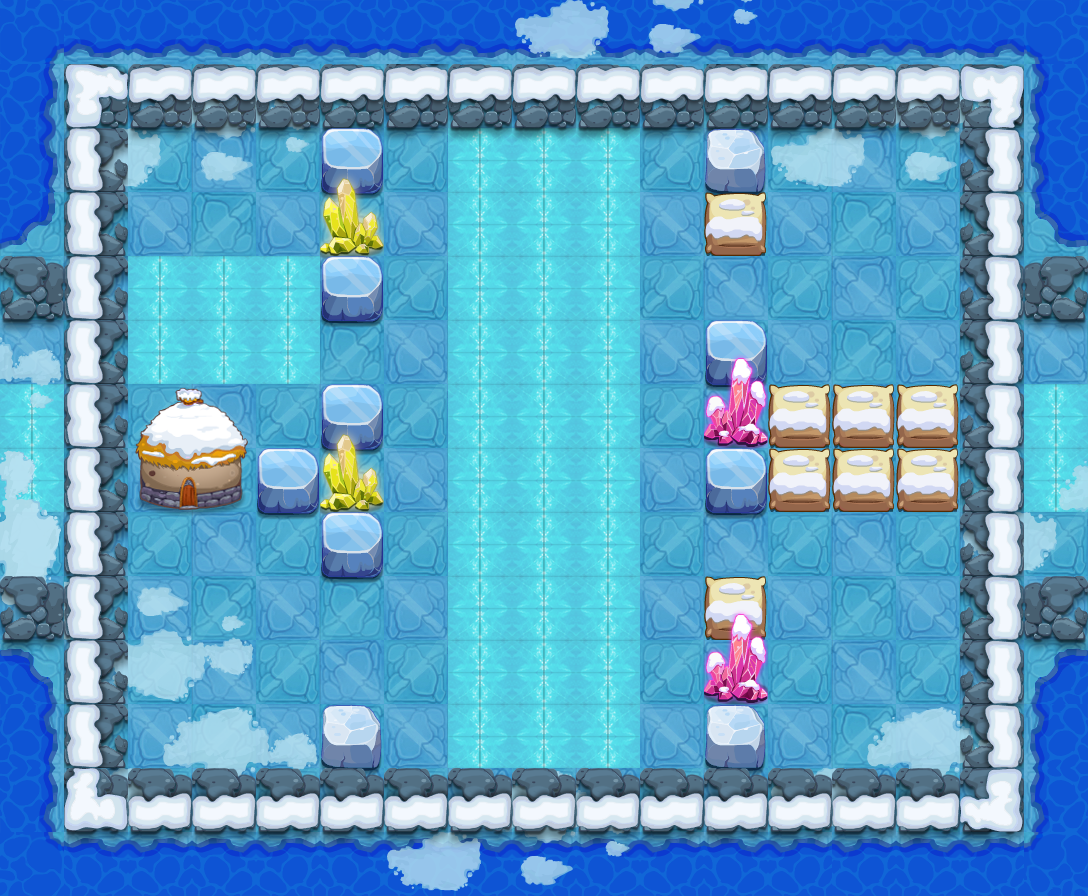

Tiled map render using the project's own tile images. Description and the map definition, with tile-layer contents summarised, below:
An orthogonal 17x14 tile map with 64x64 px tiles, 11 tile layers (PASS, 块层 2, 块层 17, 块层 16, ...) and 12 objects (8x TRAP, 3x bybjx1, PLAYER).

<map version="1.0" orientation="orthogonal" width="17" height="14" tilewidth="64" tileheight="64">
 <properties>
  <property name="DESTRY1" value="96" />
  <property name="DESTRY2" value="98" />
  <property name="DESTRY3" value="219" />
  <property name="DESTRY4" value="119" />
  <property name="DESTRY_COUNT" value="4" />
  <property name="EXP" value="1340" />
  <property name="ITEM" value="D053" />
  <property name="LOSE_SCRIPT" value="" />
  <property name="MONEY" value="2010" />
  <property name="START_SCRIPT" value="" />
  <property name="WIN_SCRIPT" value="" />
 </properties>
 <tileset firstgid="1" name="jdbl2" tilewidth="64" tileheight="64">
  <image source="jdbl2-hd.png" width="1000" height="1000" />
 </tileset>
 <layer name="PASS" width="17" height="14">
  <data>[238 cells, 134 non-empty, 10 distinct tile ids]</data>
 </layer>
 <layer name="块层 2" width="17" height="14">
  <data>[238 cells, 152 non-empty, 13 distinct tile ids]</data>
 </layer>
 <layer name="块层 17" width="17" height="14">
  <data>[238 cells, 42 non-empty, 8 distinct tile ids]</data>
 </layer>
 <layer name="块层 16" width="17" height="14">
  <data>[238 cells, 72 non-empty, 7 distinct tile ids]</data>
 </layer>
 <layer name="块层 3" width="17" height="14">
  <data>[238 cells, 54 non-empty, 1 distinct tile ids]</data>
 </layer>
 <layer name="块层 4" width="17" height="14">
  <data>[238 cells, 50 non-empty, 2 distinct tile ids]</data>
 </layer>
 <layer name="块层 5" width="17" height="14">
  <data>[238 cells, 24 non-empty, 7 distinct tile ids]</data>
 </layer>
 <layer name="SHELTER 9" width="17" height="14">
  <data>[238 cells, 1 non-empty, 1 distinct tile ids]</data>
 </layer>
 <layer name="SHELTER 6" width="17" height="14">
  <data>[238 cells, 3 non-empty, 3 distinct tile ids]</data>
 </layer>
 <layer name="SHELTER 5" width="17" height="14">
  <data>[238 cells, 1 non-empty, 1 distinct tile ids]</data>
 </layer>
 <layer name="SHELTER 4" width="17" height="14">
  <data>[238 cells, 1 non-empty, 1 distinct tile ids]</data>
 </layer>
 <objectgroup name="对象层 1" width="34" height="28">
  <object name="PLAYER" type="PLAYER" x="128" y="640" width="64" height="64" />
  <object name="bybjx1" x="192" y="128" width="64" height="64">
   <properties>
    <property name="buff_type" value="ice_shell" />
    <property name="lua_ai" value="monster_bybjx_ai" />
    <property name="quality" value="bybjx1.quality" />
   </properties>
  </object>
  <object name="bybjx1" x="832" y="192" width="64" height="64">
   <properties>
    <property name="buff_type" value="ice_shell" />
    <property name="lua_ai" value="monster_bybjx_ai" />
    <property name="quality" value="bybjx1.quality" />
   </properties>
  </object>
  <object name="bybjx1" x="832" y="640" width="64" height="64">
   <properties>
    <property name="buff_type" value="ice_shell" />
    <property name="lua_ai" value="monster_bybjx_ai" />
    <property name="quality" value="bybjx1.quality" />
   </properties>
  </object>
  <object name="ice_road" type="TRAP" x="128" y="256" width="192" height="128">
   <properties>
    <property name="lua_ai" value="ice_road_ai" />
   </properties>
  </object>
  <object name="ice_road" type="TRAP" x="448" y="128" width="192" height="640">
   <properties>
    <property name="lua_ai" value="ice_road_ai" />
   </properties>
  </object>
  <object name="block_control1" type="TRAP" x="768" y="320" width="64" height="64">
   <properties>
    <property name="trap_ani" value="switch.actor" />
    <property name="trap_floor" value="true" />
    <property name="trap_id" value="0" />
    <property name="trap_script" value="trap(&quot;block_control1&quot;):setOpened(false);trap(&quot;block1&quot;):setOpened(false)" />
    <property name="trap_sound_id" value="2" />
    <property name="trap_start_mode" value="0" />
    <property name="trap_state" value="open" />
   </properties>
  </object>
  <object name="block1" type="TRAP" x="704" y="512" width="64" height="64">
   <properties>
    <property name="trap_ani" value="blok2.actor" />
    <property name="trap_blok" value="true" />
    <property name="trap_id" value="0" />
   </properties>
  </object>
  <object name="staff_driger_control" type="TRAP" x="0" y="832" width="64" height="64">
   <properties>
    <property name="trap_delay" value="10" />
    <property name="trap_id" value="0" />
    <property name="trap_script" value="trap(&quot;staff_driger&quot;):setOpened(true);" />
    <property name="trap_start_mode" value="2" />
    <property name="trap_state" value="open" />
   </properties>
  </object>
  <object name="staff_driger" type="TRAP" x="640" y="128" width="64" height="64">
   <properties>
    <property name="trap_ani" value="driger.actor" />
    <property name="trap_floor" value="true" />
    <property name="trap_id" value="0" />
    <property name="trap_script" value="target(&quot;PLAYER&quot;):setCurrentUseSkill(  make_fire_staff_skill()  );target(&quot;PLAYER&quot;):setEffectAnimateName(&quot;find_player.ani&quot;);trap(&quot;staff_driger&quot;):setOpened(false)" />
    <property name="trap_start_mode" value="0" />
    <property name="trap_state" value="open" />
   </properties>
  </object>
  <object name="zi_dan_down1" type="TRAP" x="384" y="128" width="64" height="64">
   <properties>
    <property name="trap_ani" value="fire_cat_down.actor" />
    <property name="trap_delay" value="2" />
    <property name="trap_id" value="0" />
    <property name="trap_script" value="trap(&quot;zi_dan_down1&quot;):setAtkPower(target(&quot;PLAYER&quot;):getHP()*0.1);trap(&quot;zi_dan_down1&quot;):turnDown(); trap(&quot;zi_dan_down1&quot;):getAI():getActions():addObject( AIUseSkill:create(   SkillLua:create(&quot;skill_0001&quot;)  )  );" />
    <property name="trap_start_mode" value="2" />
    <property name="trap_state" value="open" />
   </properties>
  </object>
  <object name="zi_dan_up1" type="TRAP" x="640" y="704" width="64" height="64">
   <properties>
    <property name="trap_ani" value="fire_cat_up.actor" />
    <property name="trap_delay" value="2" />
    <property name="trap_id" value="0" />
    <property name="trap_script" value="trap(&quot;zi_dan_up1&quot;):setAtkPower(target(&quot;PLAYER&quot;):getHP()*0.1);trap(&quot;zi_dan_up1&quot;):turnUp(); trap(&quot;zi_dan_up1&quot;):getAI():getActions():addObject( AIUseSkill:create(   SkillLua:create(&quot;skill_0001&quot;)  )  );" />
    <property name="trap_start_mode" value="2" />
    <property name="trap_state" value="open" />
   </properties>
  </object>
 </objectgroup>
</map>
